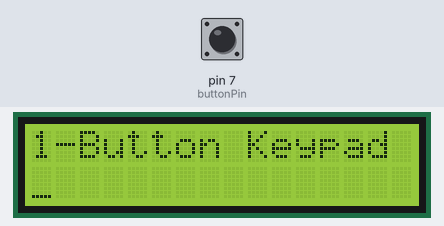
A sketch run on a simulated Arduino Uno, built with avr-gcc and run on an emulated ATmega328P. Shown: 16×2 character LCD. Inputs (shaded band) come from the test bench; at power-on: pin 7 (buttonPin) LOW.

Above: at 1.2 s.
1.3 s: pin 7 (buttonPin) pulled HIGH for 0.15 s
At 3.0 s:
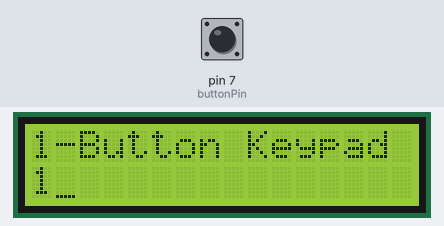
4.0 s: pin 7 (buttonPin) pulled HIGH for 1 s
At 6.3 s:
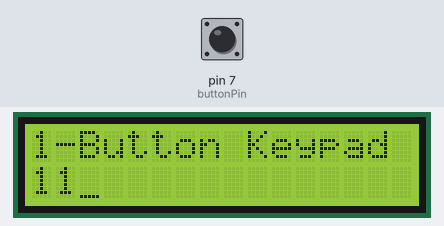
7.5 s: pin 7 (buttonPin) pulled HIGH for 0.15 s
At 9.9 s:
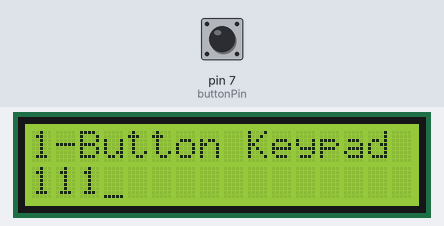
10.2 s: pin 7 (buttonPin) pulled HIGH for 1 s
At 13.4 s:
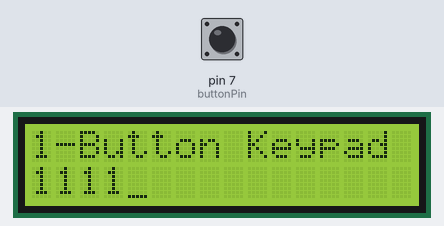
Timing chart, 0 to 14.7 s (numbered marks = the images above; inputs shaded):
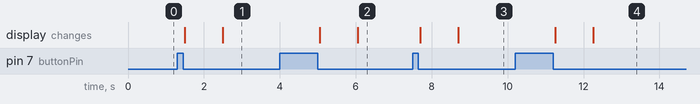

The sketch:

experiment_with_button_keypad.ino
```cpp
// this is scraped code, do not use unless you know what you doing
// i kept it here for experiments and as example only
// the complete code is not this one.

//////////
//Warning: the code is using millis(), and will freak-out after 49 days running non-stop
//do not use beyond that time.
//////////////////////////////
//TODO: write a statment that fixes the "millis() 49-days bug"
//////////////////////////////
//
//Version: experiment 08.07.2019 12:00 PM (cursor-position edition + cursor allways blink mode (incomplete))
//edit: i removed the "String menu[]" because it is really not required for counting from 0 to 9,
//i replaced it with much simpler "int i" .
////

#include <LiquidCrystal.h>
LiquidCrystal lcd(12, 11, 5, 4, 3, 2);

int i = 0;

const int buttonPin = 7;    // the number of the pushbutton pin
int buttonState;

///cursor-mode///
//////////////////////////////////////
//unsigned long cursorTime = 0;
//int cursorPeriod = 100;
//bool cursorON = false;
//////////////////////////////////////

//////////////////////////////////////
unsigned long previousTime = 0;
int period = 50;
bool flag = false;
//////////////////////////////////////

///////////////////////////////////////
unsigned long previousWaitTime = 0;
int wait_time = 1000;
bool wait_flag = false;
int charmove = 0;
///////////////////////////////////////

void setup()
{
  pinMode(buttonPin, INPUT);

  lcd.begin(16, 2);
  lcd.setCursor(0, 0);
  lcd.clear();
  lcd.print("1-Button Keypad");

  //cursor-position
  lcd.setCursor(0, 1);
  lcd.cursor();
  //
}

void loop()
{

  buttonState = digitalRead(buttonPin);

  ////////////////////////////////////////////////////////////////////////////
  //  first part of device's number select is below
  ////////////////////////////////////////////////////////////////////////////

  unsigned long currentTime = millis();

    ///cursor-blink-mode///
  /*
  if (currentTime - cursorTime > cursorPeriod)
  {
    cursorTime = currentTime;
    if (cursorON == false){
      //turn cursor sign on
      cursorON = true;
      lcd.setCursor(charmove, 1);
        lcd.cursor();
    } else {
      //turn cursor sign off
      cursorON = false;
        lcd.noCursor();
    }
  }
  */

  if (buttonState == HIGH) {
    previousTime = currentTime;

    //program write down to memory the time we pressed
    //the button, and save it under previousTime
    //(currentTime is the millis() timer)

    flag = true;

    //i puted flag here so the code wont turn on automaticlly.
    //otherwise it will run all the time. a safe and simple way to make it run once,
    //is to make the flag go 'True' on button state 'HIGH',
    //and then in the other function we set it back to 'False'.

  }

  if ((currentTime - previousTime > period) && (flag == true)) {

  //currentTime is millis(); and its subtracted
  //from the last time we pressed the button (previousTime)
  //then we compare it to period which is our delay (50 milisecends)
  //if it is bigger than our delay time (in other word, if it passed that delay time),
  //and the flag (from button press) is ture, the function below will start.
  //in the function we reset the flag and the time so we can use the function again.

    flag = false;
    previousTime = currentTime;
    lcd.setCursor(charmove, 1);

    if (i >= 9) {
    //this is a reset function to reset the string back to zero
    //it is enabled once the number past number 9
      i = 0;
    }
    else
    {
      i++;
    }
    //cursor-position off before print.
    lcd.noCursor();
    //
    lcd.print(i);

    ///////////////////////////////
    previousWaitTime = currentTime;
    wait_flag = true;
    ///////////////////////////////
  }

      if ((currentTime - previousWaitTime > wait_time) && (wait_flag == true)) {
      wait_flag = false;
      previousWaitTime = currentTime;

        i = 0;

        if (charmove >= 6){
          charmove = 0;
        } else {
      charmove++;
        }
        //cursor-position on after movement.
     	lcd.setCursor(charmove, 1);
        lcd.cursor();
        //
    }

}


// some of my own philosophy here:
// "You can communicate with everything in this world,
// either if its human or non-human, animal or machine.
// the key patience and tolerance..."
// - I.W.
```

Measured:
- after the input at 1.3 s, the display: first changes after 0.20 s (image 1 shows a later state)
- after the input at 4.0 s, the display: first changes after 1.1 s (image 2 shows a later state)
- after the input at 7.5 s, the display: first changes after 0.20 s (image 3 shows a later state)
- after the input at 10.2 s, the display: first changes after 1.1 s (image 4 shows a later state)
